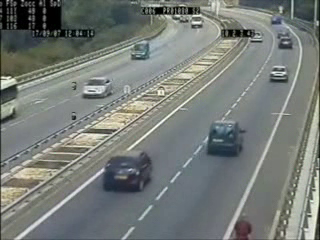
#> input picture frame 75 of opencv/src/video.avi, 320 x 240 px
$ python video.py
#> lines starting #> are read from the running program, lines starting #| are printed output that depends on the picture; after the words box and inside, x2 and y2 are one past the last pixel; in counts of white or black regions, pixels touching at a corner belong together
# Программа для машин по видео
# Подключение библиотеки opencv
import cv2

# Загрузка каскада
cascade_src = "cascades/haarcascade_frontalface_default.xml"
# cascade_src = "cascades/haarcascade_frontalface_alt.xml"
# cascade_src = "cascades/haarcascade_frontalface_alt2.xml"
# cascade_src = "cascades/haarcascade_frontalface_alt_tree.xml"
cascade_src = "cascades/cars.xml"
car_cascade = cv2.CascadeClassifier(cascade_src)

video_src = "src/video.avi"
cap = cv2.VideoCapture(video_src)

while True:
    ret = cap.read()
    if ret[0]:
        img = ret[1]
#> img is the input picture: shape (240, 320, 3); mean B, G, R 120, 123.9, 118.8
    else:
        break

    gray = cv2.cvtColor(img, cv2.COLOR_BGR2GRAY)

    cars = car_cascade.detectMultiScale(
        gray, scaleFactor=1.1, minNeighbors=2
    )
#> cars = [[265, 8, 24, 24], [257, 55, 40, 40], [74, 74, 36, 36], [115, 29, 44, 44], [95, 151, 58, 58], [191, 110, 66, 66]]

    for x, y, w, h in cars:
        cv2.rectangle(img, (x, y), (x + w, y + h), (255, 0, 0), 2)
#> this loop made 6 passes
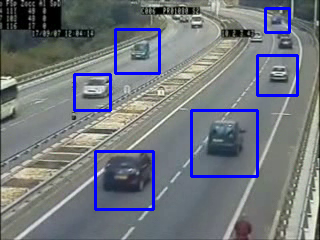
#> img: shape (240, 320, 3); 4.16% of pixels changed, all inside (x1, y1, x2, y2) = (73, 7, 299, 211)

    cv2.imshow('video', img)

    if cv2.waitKey(30) == 27:
#> (key Esc is pressed here)
        break

cv2.destroyAllWindows()

$ run again, starting later in the video
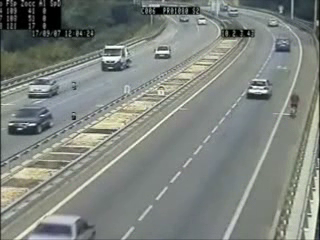
#> input picture frame 337 of opencv/src/video.avi, 320 x 240 px
#> img is the input picture: shape (240, 320, 3); mean B, G, R 126.3, 131.7, 126
#> `gray = cv2.cvtColor(img, cv2.COLOR_BGR2GRAY)`:
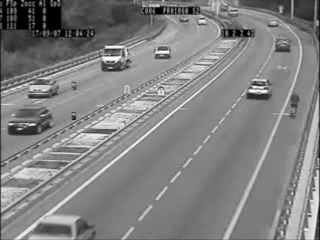
#> gray: shape (240, 320); min 0, max 254, mean 129.4
#> cars = [[271, 34, 23, 23], [150, 42, 24, 24], [239, 72, 40, 40], [2, 105, 42, 42], [84, 32, 55, 55]]
#> the loop `for x, y, w, h in cars:` made 5 passes
#> after the loop `for x, y, w, h in cars:`:
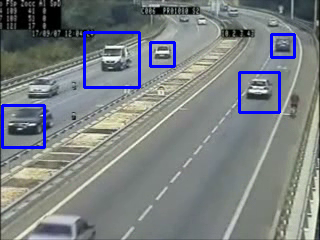
#> img: shape (240, 320, 3); 2.85% of pixels changed, all inside (x1, y1, x2, y2) = (1, 31, 296, 149)

$ run again, starting later in the video
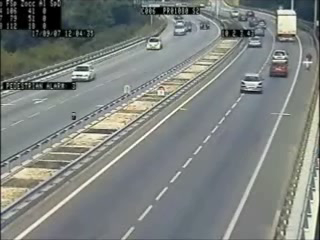
#> input picture frame 600 of opencv/src/video.avi, 320 x 240 px
#> img is the input picture: shape (240, 320, 3); mean B, G, R 126.6, 129.8, 124.9
#> `gray = cv2.cvtColor(img, cv2.COLOR_BGR2GRAY)`:
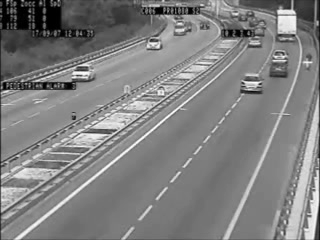
#> gray: shape (240, 320); min 0, max 254, mean 127.9
#> cars = [[243, 32, 23, 23], [265, 60, 26, 26], [238, 73, 29, 29], [27, 47, 61, 61]]
#> the loop `for x, y, w, h in cars:` made 4 passes
#> after the loop `for x, y, w, h in cars:`:
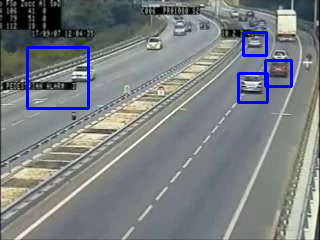
#> img: shape (240, 320, 3); 2.11% of pixels changed, all inside (x1, y1, x2, y2) = (26, 31, 293, 110)
